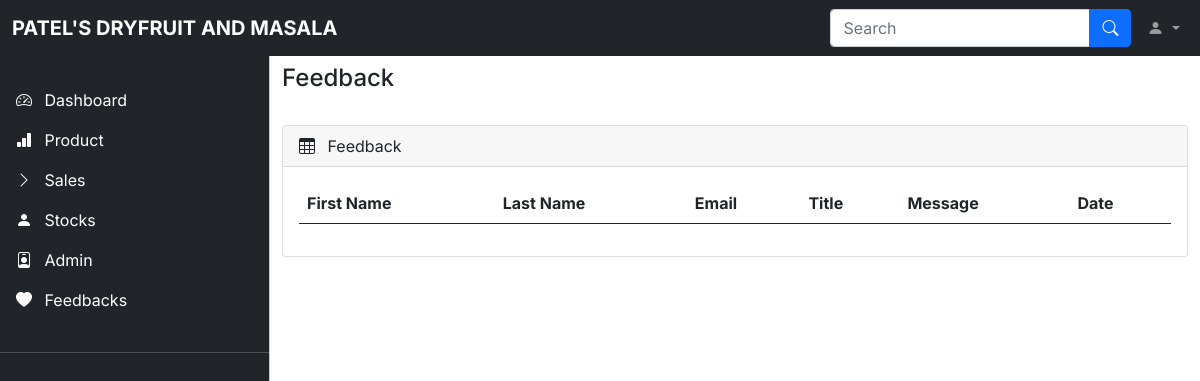
Page /admin/feedbacks.php on the earlier database version.
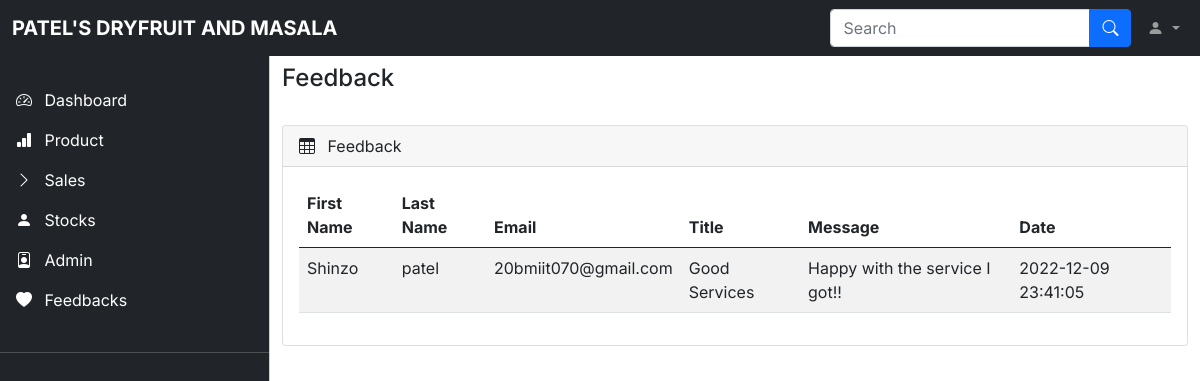
Same page on the later database version.
### tables this page shows
CREATE TABLE `tblfeedback` (
  `fid` int(11) NOT NULL,
  `fname` varchar(255) NOT NULL,
  `lname` varchar(255) NOT NULL,
  `email` varchar(255) NOT NULL,
  `title` varchar(255) NOT NULL,
  `message` varchar(1000) NOT NULL,
  `date` datetime NOT NULL DEFAULT current_timestamp()
);

### admin/feedbacks.php (the view, shortened to what the changed rows need)
<?php
include 'datacon.php';
?>
<!DOCTYPE html>
<html lang="en">
<head>
    <link rel="stylesheet" href="css/bootstrap.min.css" />
    <link rel="stylesheet" href="https://cdn.jsdelivr.net/npm/bootstrap-icons@1.4.1/font/bootstrap-icons.css" />
    <link rel="stylesheet" href="css/dataTables.bootstrap5.min.css" />
    <link rel="stylesheet" href="css/style.css" />
</head>
<body>
    <main class="mt-5 pt-3">
        <div class="container-fluid">
            <br>
            <div class="row">
                <div class="col-md-12 mb-3">
                    <div class="card">
                        <div class="card-body">
                            <div class="table-responsive">
                                <table id="example" class="table table-striped data-table" style="width: 100%">
                                    <thead>
                                        <tr>
                                            <th>First Name</th>
                                            <th>Last Name</th>
                                            <th>Email</th>
                                            <th>Title</th>
                                            <th>Message</th>
                                            <th>Date</th>
                                        </tr>
                                    </thead>
                                    <tbody>
                                        <?php
                                        $query = "SELECT * FROM tblfeedback";
                                        $data = mysqli_query($conn, $query);
                                        $result = mysqli_fetch_row($data);
                                        if ($result) {
                                            while ($rows = mysqli_fetch_assoc($data)) {
                                        ?>
                                                <tr>
                                                    <td><?php echo $rows['fname']; ?></td>
                                                    <td><?php echo $rows['lname']; ?></td>
                                                    <td><?php echo $rows['email']; ?></td>
                                                    <td><?php echo $rows['title']; ?></td>
                                                    <td><?php echo $rows['message']; ?></td>
                                                    <td><?php echo $rows['date']; ?></td>
                                                <?php
                                            }
                                                ?>
                                                </tr>
                                            <?php
                                        }
                                            ?>
                                    </tbody>
                                </table>
                            </div>
                        </div>
                    </div>
                </div>
            </div>
        </div>
    </main>
</body>
</html>

Differences in the rows shown:
added tblfeedback: fname "Shinzo", lname "patel", email "20bmiit070@gmail.com", title "Good Services", message "Happy with the service I got!!", date "2022-12-09 23:41:05"
